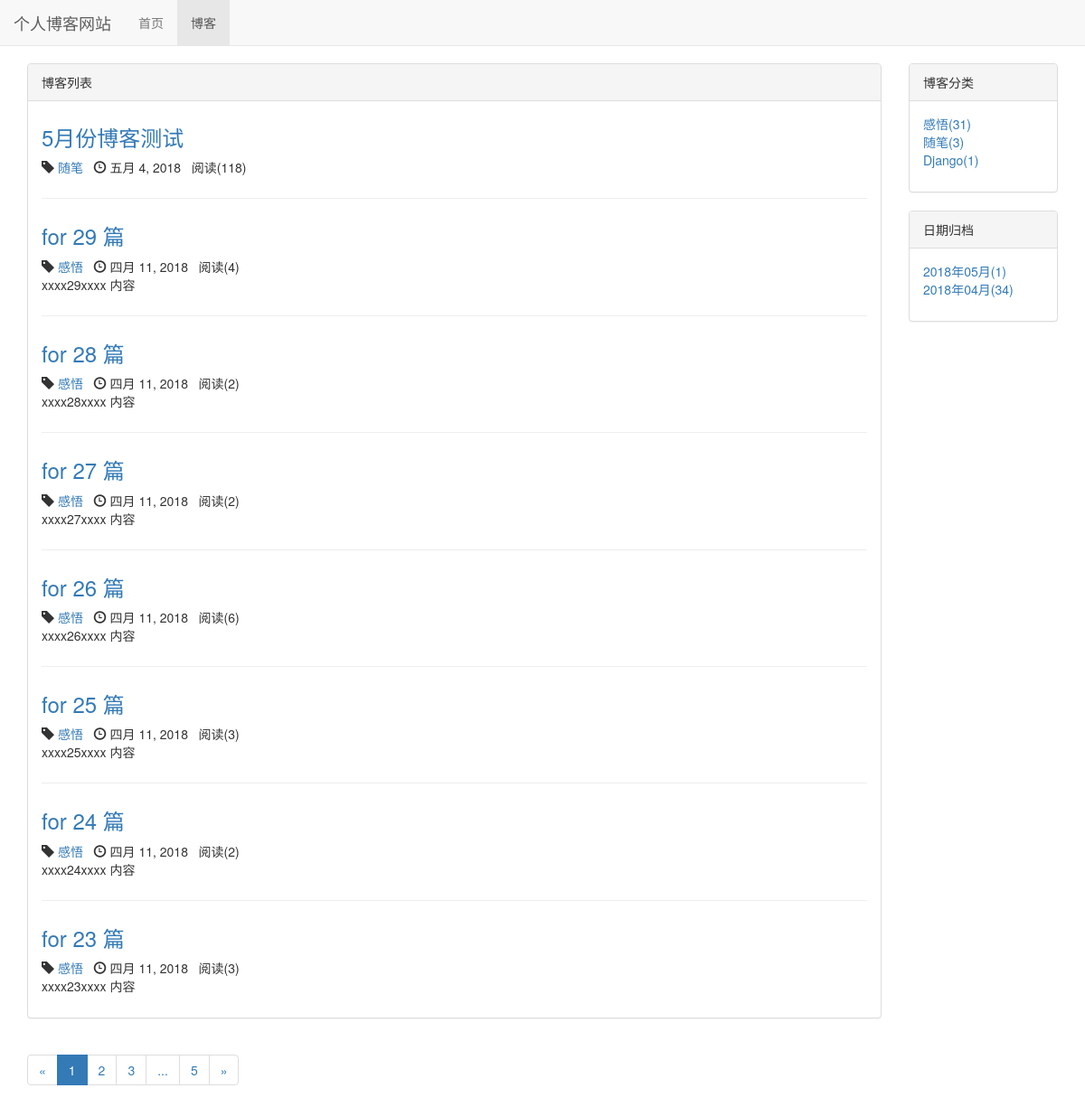
The page /blog/ on the database as committed earlier.
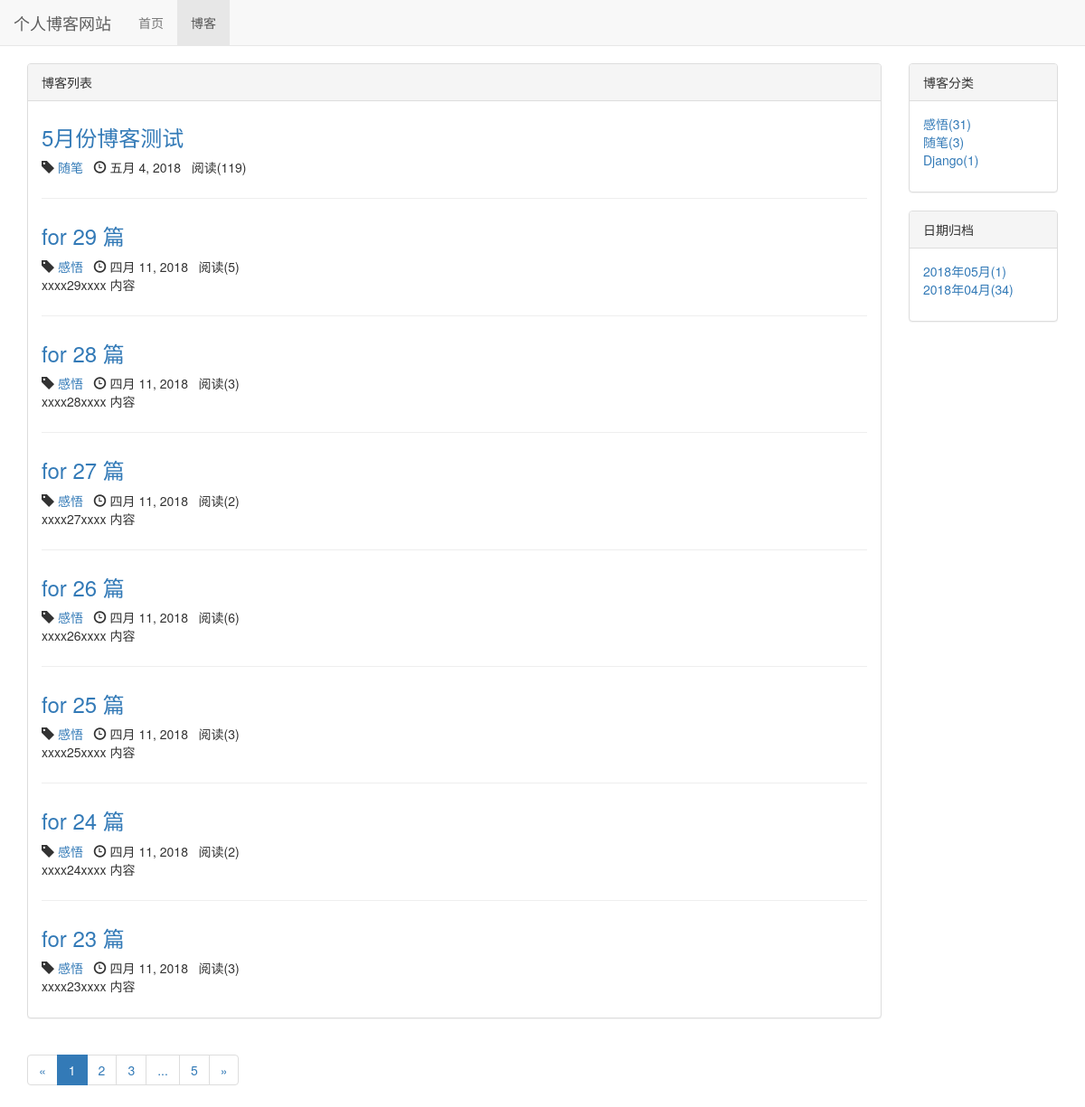
The same page on the database as committed later.
### blog/models.py (models this page shows, shortened)
class Blog(models.Model, ReadNumExpandMethod):
	title = models.CharField(max_length=50)
	content = RichTextUploadingField()
	author = models.ForeignKey(User, on_delete=models.DO_NOTHING)
	blog_type = models.ForeignKey(BlogType, on_delete=models.DO_NOTHING)
	created_time = models.DateTimeField(auto_now_add=True)
	last_update_time = models.DateTimeField(auto_now=True)
	read_details = GenericRelation(ReadDetail)
	class Meta:
		ordering = ['-created_time']

class BlogType(models.Model):
	type_name = models.CharField(max_length=50)

### read_statistics/models.py (models this page shows)
class ReadNum(models.Model):
	read_num = models.IntegerField(default=0)
	content_type = models.ForeignKey(ContentType, on_delete=models.DO_NOTHING)
	object_id = models.PositiveIntegerField()
	content_object = GenericForeignKey('content_type', 'object_id')

### blog/views.py (the view)
# urls.py: path('', views.blog_list, name='blog_list'),
def blog_list(request):
	blogs_all = Blog.objects.all()
	context = blogs_common_data(request, blogs_all)
	return render(request, 'blog/blog_list.html', context)

### read_statistics/models.py (called while the page is built)
	def get_read_num(self):
		try:
			ct = ContentType.objects.get_for_model(self)
			readnum = ReadNum.objects.get(content_type=ct, object_id=self.pk)
			return readnum.read_num
		except exceptions.ObjectDoesNotExist:
			return 0

### blog/templates/blog/blog_list.html (shortened to what this page needs)
{% extends 'base.html' %}
{% load staticfiles %}
{% block header_extends %}
    <link rel="stylesheet" href="{% static 'blog/css/blog.css' %}">
{% endblock header_extends %}
{% block nav_blog_active %}
    active
{% endblock nav_blog_active %}
{% block content %}
    <div class="container">
        <div class="row">
            <div class="col-xs-12 col-sm-10 col-md-10 col-lg-10">
                <div class="panel panel-default">
                    <div class="panel-heading">{% block blog_list_title %}博客列表{% endblock blog_list_title %}</div>
                    <div class="panel-body">
                        {% for blog in page_of_blogs.object_list %}
                            <div class="blog">
                                <a href="{% url 'blog_detail' blog.pk %}">
                                    <h3>{{ blog.title }}</h3>
                                </a>
                                <p class="blog-info">
                                    <span class="glyphicon glyphicon-tag"></span> <a
                                        href="{% url 'blogs_with_type' blog.blog_type.pk %}">{{ blog.blog_type.type_name }}</a>&nbsp;&nbsp;
                                    <span class="glyphicon glyphicon-time"></span> {{ blog.created_time|date }}&nbsp;&nbsp;
                                    阅读({{ blog.get_read_num }})
                                </p>
                                <p>{{ blog.content|safe|striptags|truncatechars:120 }}</p>
                            </div>
                        {% empty %}
                            <div class="blog">
                                <h3>--暂无博客，敬请期待--</h3>
                            </div>
                        {% endfor %}
                    </div>
                </div>
                <div>
                    <ul class="pagination">
                        <li>
                            {% if page_of_blogs.has_previous %}
                                <a href="?page={{ page_of_blogs.previous_page_number }}" aria-label="Previous">
                                    <span aria-hidden="true">&laquo;</span>
                                </a>
                            {% else %}
                                <span aria-hidden="true">&laquo;</span>
                            {% endif %}
                        </li>
                        {% for page_num in page_range %}
                            {% if page_num == page_of_blogs.number %}
                                <li class="active"><a href="?page={{ page_num }}">{{ page_num }} </a></li>
                            {% else %}
                                {% if page_num == '...' %}
                                    <li><span>{{ page_num }}</span></li>
                                {% else %}
                                    <li><a href="?page={{ page_num }}">{{ page_num }} </a></li>
                                {% endif %}
                            {% endif %}
                        {% endfor %}
                        <li>
                            {% if page_of_blogs.has_next %}
                                <a href="?page={{ page_of_blogs.next_page_number }}" aria-label="Next">
                                    <span aria-hidden="true">&raquo;</span>
                                </a>
                            {% else %}
                                <span aria-hidden="true">&raquo;</span>
                            {% endif %}
                        </li>
                    </ul>
                </div>
            </div>
            <div class="hidden-xs col-sm-2 col-md-2 col-lg-2">
                <div class="panel panel-default">
                    <div class="panel-heading">博客分类</div>
                    <div class="panel-body">
                        <ul class="blog-types">
                            {% for blog_type in blog_types %}
                                <li>
                                    <a href="{% url 'blogs_with_type' blog_type.pk %}">{{ blog_type.type_name }}({{ blog_type.blog_count }})</a>
                                </li>
                            {% empty %}
                                <li>暂无分类</li>
                            {% endfor %}
                        </ul>
                    </div>
                </div>
                <div class="panel panel-default">
                    <div class="panel-heading">
                        日期归档
                    </div>
                    <div class="panel-body">
                        <ul>
                            {% for date,value in blog_dates.items %}
                                <li>
                                    <a href="{% url 'blogs_with_date' date.year date.month %}">{{ date|date:'Y年m月' }}({{ value }})</a>
                                </li>
                            {% endfor %}
                        </ul>
                    </div>
                </div>
            </div>
        </div>
    </div>
{% endblock content %}

### templates/base.html (shortened to what this page needs)
{% load staticfiles %}
<!DOCTYPE html>
<html lang="zh-CN">
<head>
    <link rel="stylesheet" href="{% static 'css/base.css' %}">
    <link rel="stylesheet" href="{% static 'bootstrap/css/bootstrap.min.css' %}">
    {% block header_extends %}
    {% endblock %}
</head>
<body>
<div class="navbar navbar-default navbar-fixed-top" role="navigation">
    <div class="container-fluid">
        <div class="navbar-header">
            <a class="navbar-brand" href="{% url 'home' %}">
                个人博客网站
            </a>
        </div>
        <div id="navbar-collapse" class="collapse navbar-collapse">
            <ul class="nav navbar-nav">
                <li class="{% block nav_home_active %}{% endblock %}"><a href="{% url 'home' %}">首页</a></li>
                <li class="{% block nav_blog_active %}{% endblock %}"><a href="{% url 'blog_list' %}">博客</a></li>
            </ul>
        </div>
    </div>
</div>
{% block content %}{% endblock content %}
</body>
</html>

### static/css/base.css (style rules this page uses)
* { margin: 0; padding: 0; }
body { margin-top: 70px !important; }
ul { list-style-type: none !important; }

### blog/static/blog/css/blog.css (style rules this page uses)
ul.blog-types { list-style-type: none; }
div.blog:not(:last-child) { margin-bottom: 2em; padding-bottom: 1em; border-bottom: 1px solid #eee; }
div.blog h3 { margin-top: 0.5em; }
div.blog p.blog-info { margin-bottom: 0; }

Rows that differ between the two databases and show on the page:
changed through a linked row, Blog "5月份博客测试": get_read_num "118" → "119"
changed through a linked row, Blog "for 29 篇": get_read_num "4" → "5"
changed through a linked row, Blog "for 28 篇": get_read_num "2" → "3"
